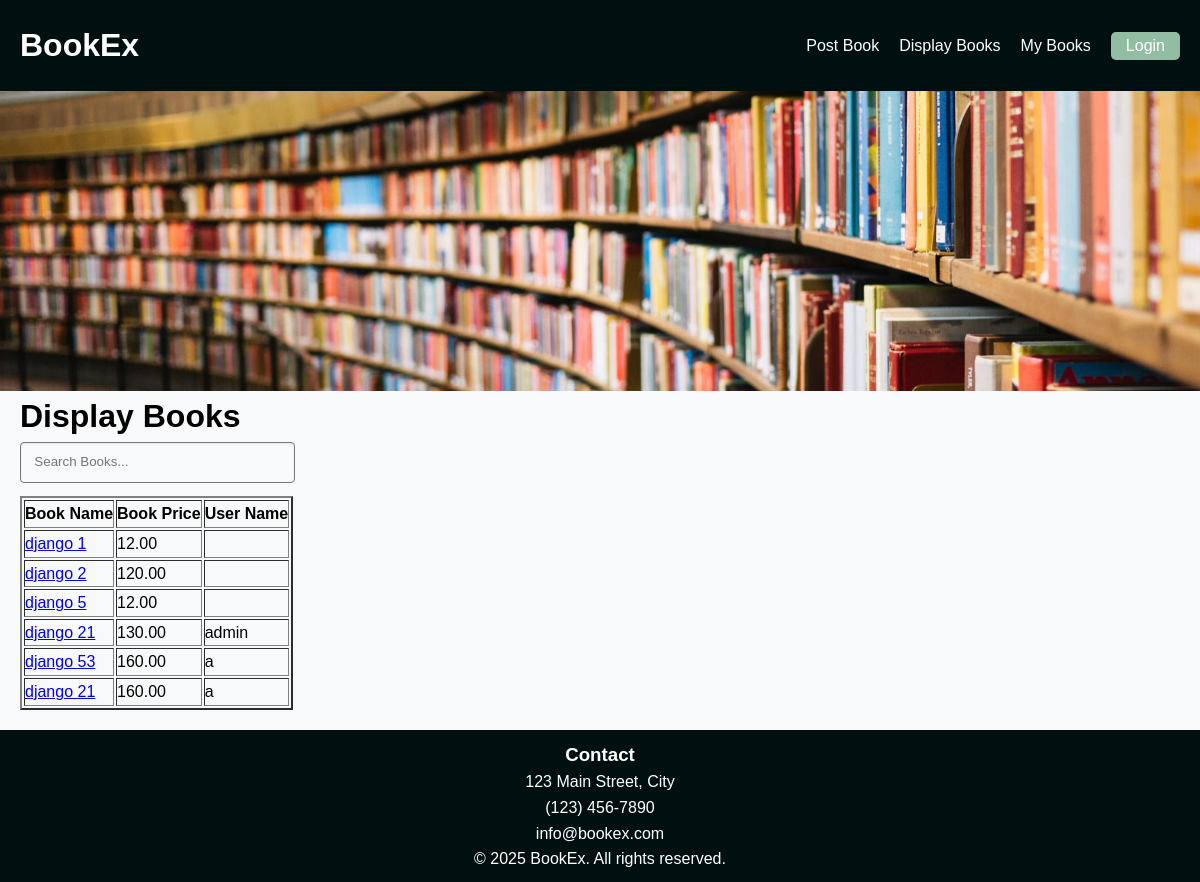
Page /displaybooks on the committed database.
### bookMng/models.py (models this page shows, shortened)
class MainMenu(models.Model):
    item = models.CharField(max_length=300, unique=True)
    link = models.CharField(max_length=300, unique=True)

class Book(models.Model):
    name = models.CharField(max_length=200)
    web = models.URLField(max_length=300)
    price = models.DecimalField(decimal_places=2, max_digits=8)
    publishdate = models.DateField(auto_now=True)
    picture = models.FileField(upload_to='bookEx/static/uploads')
    pic_path = models.CharField(max_length=300, editable=False, blank=True)
    username = models.ForeignKey(User, blank=True, null=True, on_delete=models.CASCADE)

### bookMng/views.py (the view)
# urls.py: path('displaybooks', views.displaybooks, name='displaybooks'),
def displaybooks(request):
    books = Book.objects.all()
    for b in books:
        b.pic_path = b.picture.url[14:]
    return render(request,
                  'bookMng/displaybooks.html',
                  {
                      'item_list': MainMenu.objects.all(),
                      'books': books
                  })

### bookEx/templates/bookMng/displaybooks.html (shortened to what this page needs)
{% extends "base.html" %}
{% load static %}
{% block navbar %}
{% for item in item_list %}
<li>
	<a href="{{ item.link }}"> {{ item.item }} </a>
</li>
{% endfor %}
{% endblock navbar %}
{% block content %}
<h1>Display Books</h1>
<form id="searchForm">
	<input type="text"
	       id="searchInput"
	       placeholder="Search Books..."
	       data-search-url="{% url 'booksearch_ajax' %}"
	>
</form>
<table border="2">
	<thead>
	<tr>
		<th>
			Book Name
		</th>
		<th>
			Book Price
		</th>
		<th>
			User Name
		</th>
	</tr>
	</thead>
	<tbody id="bookTableBody">
	{% for book in books %}
	<tr>
		<td>
			<a href="book_detail/{{ book.id }}"> {{ book.name }} </a>
		</td>
		<td>
			{{ book.price }}
		</td>
		<td>
			{{ book.username.username }}
		</td>
	</tr>
	{% endfor %}
	</tbody>
</table>
{% endblock content %}

### bookEx/templates/base.html (shortened to what this page needs)
{% load static %}
<!DOCTYPE html>
<html lang="en">
<head>
	<link rel="stylesheet" href="{% static 'base.css' %}" type="text/css">
</head>
<body>
<header>
	<div class="nav-container">
		<div class="logo">
			<a href="/">
				<h1>BookEx</h1>
			</a>
		</div>
		<nav class="navbar">
			<ul>
				{% block navbar %}
				{% endblock navbar %}
			</ul>
		</nav>
		<div class="login">
	        <span style="float: right;">
	            {% if user.is_authenticated %}
		            {{ user.username }}
		            <form action="{% url 'logout' %}?next=/" method="post">
	                   <button type="submit">Logout</button>
	                   {% csrf_token %}
	               </form>
	            {% else %}
		            <a href="{% url 'login' %}?next=/"><button>Login</button></a>
	            {% endif %}
	        </span>
		</div>
	</div>
	<div class="banner">
		<img src="{% static 'bookshelf.png' %}" height="120"/>
	</div>
</header>
<main class="content">
	{% block content %}{% endblock content %}
</main>
<footer>
	<div class="footer-container">
		<div class="footer-grid">
			<div class="footer-col">
				<h3>Contact</h3>
				<ul class="footer-links">
					<li> 123 Main Street, City</li>
					<li>(123) 456-7890</li>
					<li> info@bookex.com</li>
				</ul>
			</div>
		</div>
		<div class="footer-bottom">
			<p>&copy; {% now "Y" %} BookEx. All rights reserved.</p>
		</div>
	</div>
</footer>
</body>
</html>

### bookEx/static/base.css (style rules this page uses)
:root { --color-primary: #70ABAF; --color-secondary: #767676; --color-accent: #FF1053; --color-background-light: #F8F9FA; --color-background-dark: #001011; --color-text-dark: #001011; --color-text-light: #FFFFFF; }
* { margin: 0; padding: 0; box-sizing: border-box; }
body { font-family: Arial, sans-serif; line-height: 1.6; background: var(--color-background-light); display: flex; flex-direction: column; min-height: 100vh; }
header { background: var(--color-background-dark); display: flex; flex-direction: column; }
header .nav-container { padding: 20px 20px 20px 0; display: flex; justify-content: flex-end; align-items: center; gap: 20px; }
header .login span { color: var(--color-text-light); display: flex; align-items: center; gap: 10px; margin-left: auto; text-decoration: none; }
header .login button { font-size: 1rem; padding: 5px 15px; border: none; background: #92BDA3; color: var(--color-text-light); border-radius: 5px; cursor: pointer; }
header .navbar ul { display: flex; list-style: none; padding: 0; margin: 0; gap: 20px; }
header .navbar a, header .nav-container .logo a, header .nav-container .logo a:visited, header .login a, header .login a:visited { color: var(--color-text-light); text-decoration: none; }
header .nav-container .logo { margin-right: auto; padding: 0 0 0 20px; }
.banner img { width: 100%; height: 300px; object-fit: cover; display: block; }
main.content { background: var(--color-background-light); }
.content { flex-grow: 1; margin-left: 20px; }
input[type="text"], input[type="email"], input[type="password"], input[type="search"], input[type="tel"], input[type="url"], input[type="number"], textarea { box-sizing: border-box; width: 100%; padding: 0.75em 1em; margin-bottom: 1em; background-color: var(--color-background-light); border: 1px solid var(--color-secondary); border-radius: 4px; box-shadow: inset 0 1px 2px rgba(0, 0, 0, 0.075); line-height: 1.4; color: var(--color-text-dark); transition: border-color ease-in-out 0.15s, box-shadow ease-in-out 0.15s; }
#searchForm { max-width: 275px; }
footer { background: var(--color-background-dark); color: var(--color-text-light); text-align: center; padding: 10px 0; margin-top: 20px; }
footer p { font-size: 1rem; }

### rows in the picture
MainMenu: item "Post Book"
MainMenu: item "Display Books"
MainMenu: item "My Books"
Book: name "django 1", price "12.00"
Book: name "django 2", price "120.00"
Book: name "django 5", price "12.00"
Book: name "django 21", price "130.00", username.username "admin"
Book: name "django 53", price "160.00", username.username "a"
Book: name "django 21", price "160.00", username.username "a"
